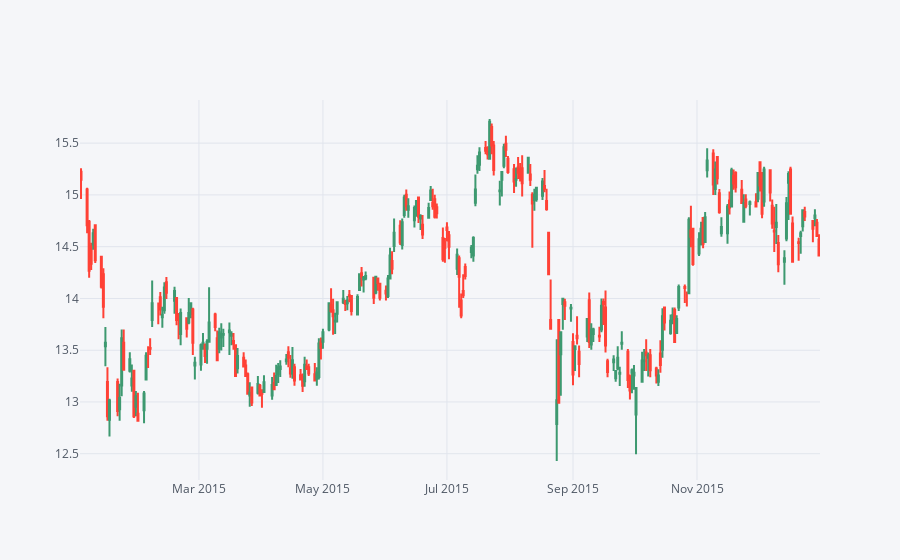

This figure's notebook cell:
### Markdown cell above
** Use .iplot(kind='candle) to create a candle plot of Bank of America's stock from Jan 1st 2015 to Jan 1st 2016.**

### Code cell
bac15 = BACdata[['Open', 'High', 'Low', 'Close']].loc['2015-01-01' : '2016-01-01']

bac15.iplot(kind='candle')

### Figure 1 — Plotly figure (JSON) as saved in the notebook; plotly's stock layout.template omitted (floating-point values rounded to 4 significant figures; data arrays with more than 128 entries replaced by an {"elided": "..."} marker saying what was removed)
{"data": [{"close": {"elided": "252 float values"}, "high": {"elided": "252 float values"}, "low": {"elided": "252 float values"}, "open": {"elided": "252 float values"}, "showlegend": false, "type": "candlestick", "x": {"elided": "252 str values"}, "yaxis": "y2"}], "layout": {"legend": {"bgcolor": "#F5F6F9", "font": {"color": "#4D5663"}}, "paper_bgcolor": "#F5F6F9", "plot_bgcolor": "#F5F6F9", "title": {"font": {"color": "#4D5663"}}, "xaxis": {"gridcolor": "#E1E5ED", "rangeslider": {"visible": false}, "showgrid": true, "tickfont": {"color": "#4D5663"}, "title": {"font": {"color": "#4D5663"}, "text": ""}, "zerolinecolor": "#E1E5ED"}, "yaxis": {"gridcolor": "#E1E5ED", "showgrid": true, "showticklabels": false, "tickfont": {"color": "#4D5663"}, "title": {"font": {"color": "#4D5663"}, "text": ""}, "zerolinecolor": "#E1E5ED"}, "yaxis2": {"gridcolor": "#E1E5ED", "showgrid": true, "tickfont": {"color": "#4D5663"}, "title": {"font": {"color": "#4D5663"}, "text": ""}, "zerolinecolor": "#E1E5ED"}}}
